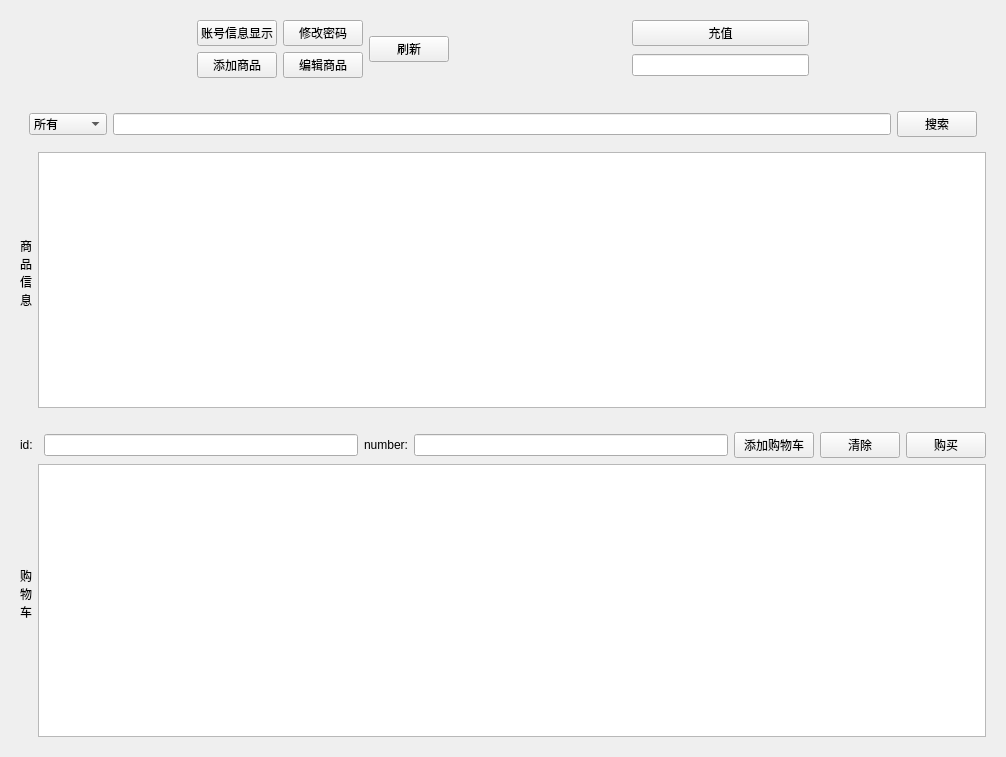
<?xml version="1.0" encoding="UTF-8"?>
<ui version="4.0">
 <class>WidgetMenu</class>
 <widget class="QWidget" name="WidgetMenu">
  <property name="geometry">
   <rect>
    <x>0</x>
    <y>0</y>
    <width>1006</width>
    <height>757</height>
   </rect>
  </property>
  <property name="windowTitle">
   <string>Form</string>
  </property>
  <layout class="QGridLayout" name="gridLayout_4">
   <item row="0" column="0">
    <widget class="QWidget" name="widget" native="true">
     <layout class="QGridLayout" name="gridLayout">
      <item row="0" column="3" rowspan="2">
       <widget class="QPushButton" name="pushButtonRefresh">
        <property name="text">
         <string>刷新</string>
        </property>
       </widget>
      </item>
      <item row="1" column="1">
       <widget class="QPushButton" name="pushButtonAddItems">
        <property name="text">
         <string>添加商品</string>
        </property>
       </widget>
      </item>
      <item row="0" column="1">
       <widget class="QPushButton" name="pushButtonInfo">
        <property name="text">
         <string>账号信息显示</string>
        </property>
       </widget>
      </item>
      <item row="1" column="5">
       <spacer name="horizontalSpacer_2">
        <property name="orientation">
         <enum>Qt::Horizontal</enum>
        </property>
        <property name="sizeHint" stdset="0">
         <size>
          <width>40</width>
          <height>20</height>
         </size>
        </property>
       </spacer>
      </item>
      <item row="1" column="6">
       <widget class="QLineEdit" name="lineEditmoney">
        <property name="text">
         <string/>
        </property>
       </widget>
      </item>
      <item row="1" column="0">
       <spacer name="horizontalSpacer_4">
        <property name="orientation">
         <enum>Qt::Horizontal</enum>
        </property>
        <property name="sizeHint" stdset="0">
         <size>
          <width>40</width>
          <height>20</height>
         </size>
        </property>
       </spacer>
      </item>
      <item row="0" column="0">
       <spacer name="horizontalSpacer_3">
        <property name="orientation">
         <enum>Qt::Horizontal</enum>
        </property>
        <property name="sizeHint" stdset="0">
         <size>
          <width>40</width>
          <height>20</height>
         </size>
        </property>
       </spacer>
      </item>
      <item row="0" column="7">
       <spacer name="horizontalSpacer_5">
        <property name="orientation">
         <enum>Qt::Horizontal</enum>
        </property>
        <property name="sizeHint" stdset="0">
         <size>
          <width>40</width>
          <height>20</height>
         </size>
        </property>
       </spacer>
      </item>
      <item row="0" column="5">
       <spacer name="horizontalSpacer">
        <property name="orientation">
         <enum>Qt::Horizontal</enum>
        </property>
        <property name="sizeHint" stdset="0">
         <size>
          <width>40</width>
          <height>20</height>
         </size>
        </property>
       </spacer>
      </item>
      <item row="1" column="2">
       <widget class="QPushButton" name="pushButtonedititem">
        <property name="text">
         <string>编辑商品</string>
        </property>
       </widget>
      </item>
      <item row="0" column="2">
       <widget class="QPushButton" name="pushButtonPassword">
        <property name="text">
         <string>修改密码</string>
        </property>
       </widget>
      </item>
      <item row="0" column="6">
       <widget class="QPushButton" name="pushButtonMoney">
        <property name="text">
         <string>充值</string>
        </property>
       </widget>
      </item>
      <item row="1" column="7">
       <spacer name="horizontalSpacer_6">
        <property name="orientation">
         <enum>Qt::Horizontal</enum>
        </property>
        <property name="sizeHint" stdset="0">
         <size>
          <width>40</width>
          <height>20</height>
         </size>
        </property>
       </spacer>
      </item>
     </layout>
    </widget>
   </item>
   <item row="1" column="0">
    <widget class="QWidget" name="widget_2" native="true">
     <layout class="QGridLayout" name="gridLayout_2">
      <item row="0" column="0" colspan="2">
       <widget class="QWidget" name="widget_3" native="true">
        <layout class="QHBoxLayout" name="horizontalLayout_2">
         <item>
          <widget class="QComboBox" name="comboBox">
           <item>
            <property name="text">
             <string>所有</string>
            </property>
           </item>
           <item>
            <property name="text">
             <string>我的商品</string>
            </property>
           </item>
           <item>
            <property name="text">
             <string>纸质书</string>
            </property>
           </item>
           <item>
            <property name="text">
             <string>虚拟物品</string>
            </property>
           </item>
           <item>
            <property name="text">
             <string>服饰</string>
            </property>
           </item>
          </widget>
         </item>
         <item>
          <widget class="QLineEdit" name="lineEdit"/>
         </item>
         <item>
          <widget class="QPushButton" name="pushButtonSearch">
           <property name="text">
            <string>搜索</string>
           </property>
          </widget>
         </item>
        </layout>
       </widget>
      </item>
      <item row="1" column="1">
       <widget class="QTableView" name="tableView"/>
      </item>
      <item row="1" column="0">
       <widget class="QLabel" name="label_2">
        <property name="text">
         <string>商
品
信
息
</string>
        </property>
       </widget>
      </item>
     </layout>
    </widget>
   </item>
   <item row="2" column="0">
    <widget class="QWidget" name="widget_4" native="true">
     <layout class="QGridLayout" name="gridLayout_3">
      <item row="0" column="0" colspan="2">
       <widget class="QLabel" name="label_3">
        <property name="text">
         <string>id:</string>
        </property>
       </widget>
      </item>
      <item row="0" column="2">
       <widget class="QLineEdit" name="lineEditid"/>
      </item>
      <item row="0" column="3">
       <widget class="QLabel" name="label_4">
        <property name="text">
         <string>number:</string>
        </property>
       </widget>
      </item>
      <item row="0" column="4">
       <widget class="QLineEdit" name="lineEditnumber"/>
      </item>
      <item row="0" column="5">
       <widget class="QPushButton" name="pushButtonaddcart">
        <property name="text">
         <string>添加购物车</string>
        </property>
       </widget>
      </item>
      <item row="0" column="6">
       <widget class="QPushButton" name="pushButtoncleancart">
        <property name="text">
         <string>清除</string>
        </property>
       </widget>
      </item>
      <item row="0" column="7">
       <widget class="QPushButton" name="pushButtonbuy">
        <property name="text">
         <string>购买</string>
        </property>
       </widget>
      </item>
      <item row="1" column="0">
       <widget class="QLabel" name="label">
        <property name="text">
         <string>购
物
车
</string>
        </property>
       </widget>
      </item>
      <item row="1" column="1" colspan="7">
       <widget class="QTableView" name="tableViewcart"/>
      </item>
     </layout>
    </widget>
   </item>
  </layout>
 </widget>
 <resources/>
 <connections/>
</ui>
